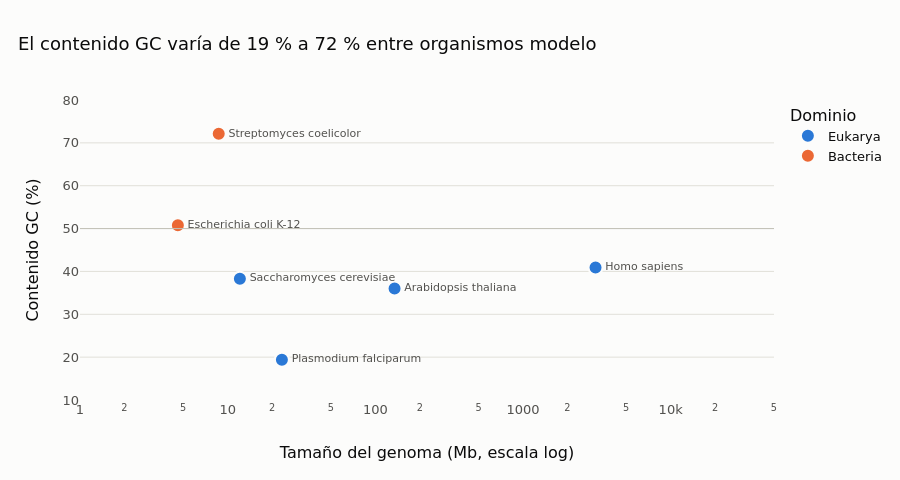

Notebook cell for this chart:
### Markdown cell above
### 🖱️ Versión interactiva

Una figura estática es ideal para un artículo; para **explorar** es mejor una interactiva. `plotly` genera gráficos
que responden al ratón: pase el cursor sobre cada punto para ver sus datos, arrastre para hacer zoom y haga doble
clic para volver a la vista completa. Un clic en la leyenda oculta o muestra un grupo.

### Code cell
import plotly.express as px
import plotly.graph_objects as go

facts = {
    "Plasmodium falciparum": "Parásito de la malaria; uno de los genomas más ricos en A+T conocidos",
    "Saccharomyces cerevisiae": "Levadura del pan y la cerveza; primer eucariota secuenciado (1996)",
    "Arabidopsis thaliana": "Planta modelo; primer genoma vegetal secuenciado (2000)",
    "Homo sapiens": "Nuestro genoma: ~3 100 Mb y ~20 000 genes codificantes",
    "Escherichia coli K-12": "Bacteria modelo de laboratorio; genoma publicado en 1997",
    "Streptomyces coelicolor": "Productora de antibióticos; genoma muy rico en G+C",
}
gi = genomes.assign(fact=genomes["organism"].map(facts))
fig = px.scatter(gi, x="genome_mb", y="gc_percent", color="domain", log_x=True, text="organism",
                 hover_name="organism",
                 hover_data={"fact": True, "genome_mb": ":,.1f", "gc_percent": ":.1f",
                             "organism": False, "domain": False},
                 color_discrete_map={"Eukarya": ec.BLUE, "Bacteria": ec.ORANGE},
                 labels={"genome_mb": "Tamaño del genoma (Mb, escala log)", "gc_percent": "Contenido GC (%)",
                         "domain": "Dominio", "fact": "Dato"},
                 title="El contenido GC varía de 19 % a 72 % entre organismos modelo")
fig.update_traces(marker=dict(size=14, line=dict(width=2, color=ec.SURFACE)), textposition="middle right",
                  textfont=dict(size=11, color=ec.INK_2))
fig.add_hline(y=50, line_color=ec.BASELINE, line_width=1)
fig.update_layout(height=480, xaxis_range=[0, 4.7], yaxis_range=[10, 80])
fig.show()

### Figure 1 — Plotly figure (JSON) as saved in the notebook; plotly's stock layout.template omitted (floating-point values rounded to 4 significant figures)
{"data": [{"customdata": [["Parásito de la malaria; uno de los genomas más ricos en A+T conocidos", "Plasmodium falciparum", "Eukarya"], ["Levadura del pan y la cerveza; primer eucariota secuenciado (1996)", "Saccharomyces cerevisiae", "Eukarya"], ["Planta modelo; primer genoma vegetal secuenciado (2000)", "Arabidopsis thaliana", "Eukarya"], ["Nuestro genoma: ~3 100 Mb y ~20 000 genes codificantes", "Homo sapiens", "Eukarya"]], "hovertemplate": "<b>%{hovertext}</b><br><br>Tamaño del genoma (Mb, escala log)=%{x:,.1f}<br>Contenido GC (%)=%{y:.1f}<br>Dato=%{customdata[0]}<extra></extra>", "hovertext": ["Plasmodium falciparum", "Saccharomyces cerevisiae", "Arabidopsis thaliana", "Homo sapiens"], "legendgroup": "Eukarya", "marker": {"color": "#2a78d6", "line": {"color": "#fcfcfb", "width": 2}, "size": 14, "symbol": "circle"}, "mode": "markers+text", "name": "Eukarya", "orientation": "v", "showlegend": true, "text": ["Plasmodium falciparum", "Saccharomyces cerevisiae", "Arabidopsis thaliana", "Homo sapiens"], "textfont": {"color": "#52514e", "size": 11}, "textposition": "middle right", "type": "scatter", "x": [23.3, 12.1, 135.0, 3100.0], "xaxis": "x", "y": [19.4, 38.3, 36.0, 40.9], "yaxis": "y"}, {"customdata": [["Bacteria modelo de laboratorio; genoma publicado en 1997", "Escherichia coli K-12", "Bacteria"], ["Productora de antibióticos; genoma muy rico en G+C", "Streptomyces coelicolor", "Bacteria"]], "hovertemplate": "<b>%{hovertext}</b><br><br>Tamaño del genoma (Mb, escala log)=%{x:,.1f}<br>Contenido GC (%)=%{y:.1f}<br>Dato=%{customdata[0]}<extra></extra>", "hovertext": ["Escherichia coli K-12", "Streptomyces coelicolor"], "legendgroup": "Bacteria", "marker": {"color": "#eb6834", "line": {"color": "#fcfcfb", "width": 2}, "size": 14, "symbol": "circle"}, "mode": "markers+text", "name": "Bacteria", "orientation": "v", "showlegend": true, "text": ["Escherichia coli K-12", "Streptomyces coelicolor"], "textfont": {"color": "#52514e", "size": 11}, "textposition": "middle right", "type": "scatter", "x": [4.6, 8.7], "xaxis": "x", "y": [50.8, 72.1], "yaxis": "y"}], "layout": {"height": 480, "legend": {"title": {"text": "Dominio"}, "tracegroupgap": 0}, "shapes": [{"line": {"color": "#c3c2b7", "width": 1}, "type": "line", "x0": 0, "x1": 1, "xref": "x domain", "y0": 50, "y1": 50, "yref": "y"}], "title": {"text": "El contenido GC varía de 19 % a 72 % entre organismos modelo"}, "xaxis": {"anchor": "y", "domain": [0.0, 1.0], "range": [0, 4.7], "title": {"text": "Tamaño del genoma (Mb, escala log)"}, "type": "log"}, "yaxis": {"anchor": "x", "domain": [0.0, 1.0], "range": [10, 80], "title": {"text": "Contenido GC (%)"}}}}
